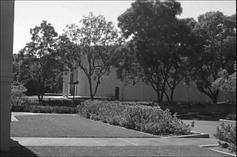
#> input picture negative_train_images/image_0012.jpg, 237 x 157 px; its folder holds only this picture in this run
$ python face_detection.py   (Python 2 division)
#> lines starting #> are read from the running program, lines starting #| are printed output that depends on the picture
### load_images.py
import numpy as np
import cv2
import os

def _loadi(filename):
        try:
                return cv2.imread(filename, 0)
        except:
                print "file name incorrect"


def load(directory):
        images = []
        try:
                for (dirpath, dirnames, filenames) in os.walk(directory):
                        for filename in filenames:
                                if filename[-4:len(filename)] == '.pgm' or \
                                        filename[-4:len(filename)] == '.jpg' or\
                                        filename[-4:len(filename)] == '.png':
                                        images.append(_loadi(os.path.join(dirpath, filename)))
                return np.array(images)
        except:
                print "directory does not exist"

#if __name__ == "__main__":
#        images = load("orl_faces")
#        print images

### HOG.py
import numpy as np
import cv2
import load_images as li

w = 64
h = 64


def HOG(image):

        winSize = (w,h)
        blockSize = (16,16)
        blockStride = (8,8)
        cellSize = (8,8)
        nbins = 9
        derivAperture = 1
        winSigma = 4.
        histogramNormType = 0
        L2HysThreshold = 2.0000000000000001e-01
        gammaCorrection = 1
        nlevels = 64
        hog = cv2.HOGDescriptor(winSize,blockSize,blockStride,cellSize,nbins,derivAperture,winSigma,histogramNormType,L2HysThreshold,gammaCorrection,nlevels)

        hist = hog.compute(image)
        hist = hist.transpose()
        result = hist[0]
        return result


def resizeImages(images):
        res = []
        try:
                for image in images:
                        res.append(cv2.resize(image, (w,h), interpolation = cv2.INTER_CUBIC))
                return np.array(res)
        except Exception, e:
                print e

# [7 lines of commented-out code are left out]

### face_detection.py
import cv2
import numpy as np
import load_images as li
import HOG
from sklearn import svm
import image_process as ip
import time
from nms import non_max_suppression_slow as nms
from sklearn.ensemble import AdaBoostClassifier


def extract_hog(images):
        res_im = HOG.resizeImages(images)
        hog_descriptors = map(HOG.HOG, res_im)
        return hog_descriptors

def gather_data(px, py, nx, ny):
        x = np.append(px, nx, axis=0)
        y = np.append(py, ny)
        return (x, y)


def train_svm(feature, label):
        clf = AdaBoostClassifier(svm.SVC(probability=True,kernel='linear'),n_estimators=20)
        clf.fit(feature, label)
        return clf

if __name__ == "__main__":

        minWinSize = [64, 64]

        p_images = li.load("positive_train_images")
        n_images = li.load("negative_train_images")
#> in _loadi, returned value is the input picture: shape (157, 237); min 0, max 255, mean 101
        p_test_images = li.load("positive_test_images")
        n_test_images = li.load("negative_test_images")

        test_images = np.append(p_test_images, n_test_images, axis=0)

        px = np.array(extract_hog(p_images))
        nx = np.array(extract_hog(n_images))
#> the loop in resizeImages (call 2), `for image in images:` made 1 pass
#> in HOG, `hist = hog.compute(image)`: hist = 1764 values, max 0.405 at index 472, min 0.00179 at index 7, mean 0.148
#> in HOG, `hist = hog.compute(image)`:
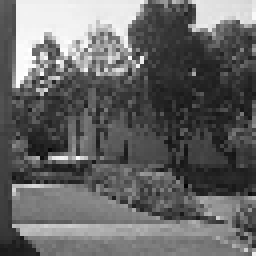
#> image: shape (64, 64) (shown 4 times larger); min 4, max 255, mean 102.5
#> in HOG, `result = hist[0]`: result = 0.309
#> nx = [0.309]

        py = np.ones(len(p_images))
        ny = np.zeros(len(n_images))
#> ny = [0]

        test_py = np.ones(len(p_test_images))
        test_ny = np.zeros(len(n_test_images))

        test_y = np.append(test_py, test_ny)

        x, y = gather_data(px, py, nx, ny)
#> in gather_data, `x = np.append(px, nx, axis=0)`: x = [0.309]
#> in gather_data, `y = np.append(py, ny)`: y = [0]
#> x = [0.309]; y = [0]


#> (the run stopped early here; a loop or call above may not have finished)

$ run again, on negative_train_images/image_0033.jpg
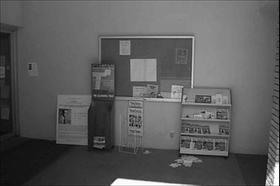
#> input picture negative_train_images/image_0033.jpg, 280 x 186 px
#> in _loadi, returned value is the input picture: shape (186, 280); min 0, max 255, mean 90.6
#> the loop in resizeImages (call 2), `for image in images:` made 1 pass
#> hist = 1764 values, max 0.572 at index 1021, min 0 at index 255, mean 0.132
#> in HOG, `hist = hog.compute(image)`:
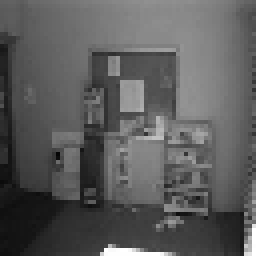
#> image: shape (64, 64) (shown 4 times larger); min 6, max 255, mean 91.3
#> result = 0.201
#> nx = [0.201]
#> ny = [0]
#> in gather_data, `x = np.append(px, nx, axis=0)`: x = [0.201]
#> in gather_data, `y = np.append(py, ny)`: y = [0]
#> `x, y = gather_data(px, py, nx, ny)`: x = [0.201]; y = [0]

$ run again, on negative_train_images/image_0038.jpg
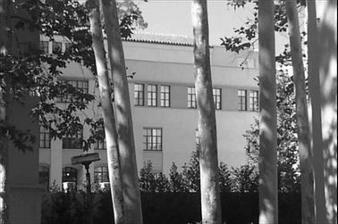
#> input picture negative_train_images/image_0038.jpg, 338 x 224 px
#> in _loadi, returned value is the input picture: shape (224, 338); min 0, max 255, mean 105.2
#> the loop in resizeImages (call 2), `for image in images:` made 1 pass
#> hist = 1764 values, max 0.331 at index 1152, min 0.00561 at index 1236, mean 0.147
#> in HOG, `hist = hog.compute(image)`:
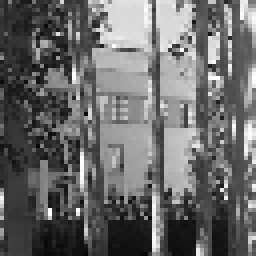
#> image: shape (64, 64) (shown 4 times larger); min 6, max 255, mean 105.7
#> result = 0.156
#> nx = [0.156]
#> ny = [0]
#> in gather_data, `x = np.append(px, nx, axis=0)`: x = [0.156]
#> in gather_data, `y = np.append(py, ny)`: y = [0]
#> `x, y = gather_data(px, py, nx, ny)`: x = [0.156]; y = [0]

$ run again, on negative_train_images/image_0040.jpg
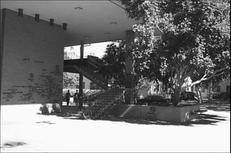
#> input picture negative_train_images/image_0040.jpg, 231 x 153 px
#> in _loadi, returned value is the input picture: shape (153, 231); min 0, max 255, mean 121.2
#> the loop in resizeImages (call 2), `for image in images:` made 1 pass
#> hist = 1764 values, max 0.509 at index 724, min 0 at index 1504, mean 0.142
#> in HOG, `hist = hog.compute(image)`:
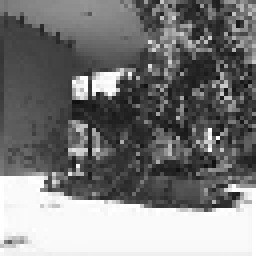
#> image: shape (64, 64) (shown 4 times larger); min 15, max 255, mean 122.2
#> result = 0.11
#> nx = [0.11]
#> ny = [0]
#> in gather_data, `x = np.append(px, nx, axis=0)`: x = [0.11]
#> in gather_data, `y = np.append(py, ny)`: y = [0]
#> `x, y = gather_data(px, py, nx, ny)`: x = [0.11]; y = [0]

$ run again, on negative_train_images/image_0013.jpg
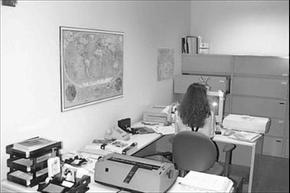
#> input picture negative_train_images/image_0013.jpg, 290 x 193 px
#> in _loadi, returned value is the input picture: shape (193, 290); min 0, max 255, mean 170.5
#> the loop in resizeImages (call 2), `for image in images:` made 1 pass
#> hist = 1764 values, max 0.48 at index 90, min 0 at index 111, mean 0.138
#> in HOG, `hist = hog.compute(image)`:
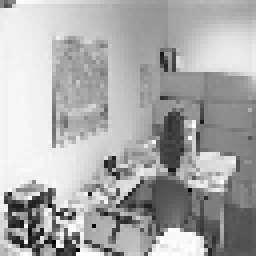
#> image: shape (64, 64) (shown 4 times larger); min 0, max 255, mean 170.8
#> result = 0.0889
#> nx = [0.0889]
#> ny = [0]
#> in gather_data, `x = np.append(px, nx, axis=0)`: x = [0.0889]
#> in gather_data, `y = np.append(py, ny)`: y = [0]
#> `x, y = gather_data(px, py, nx, ny)`: x = [0.0889]; y = [0]
